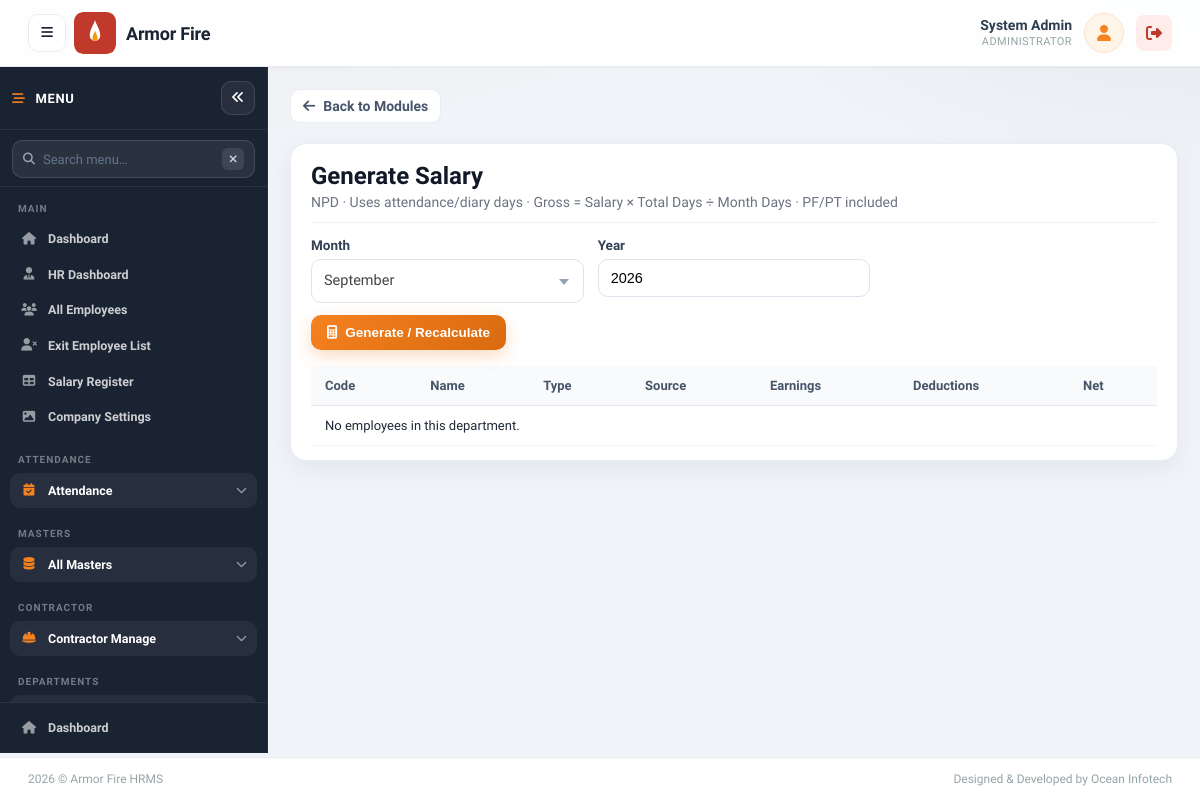
The app's page /payroll/generate.php?department_id=10 (signed in), older data.
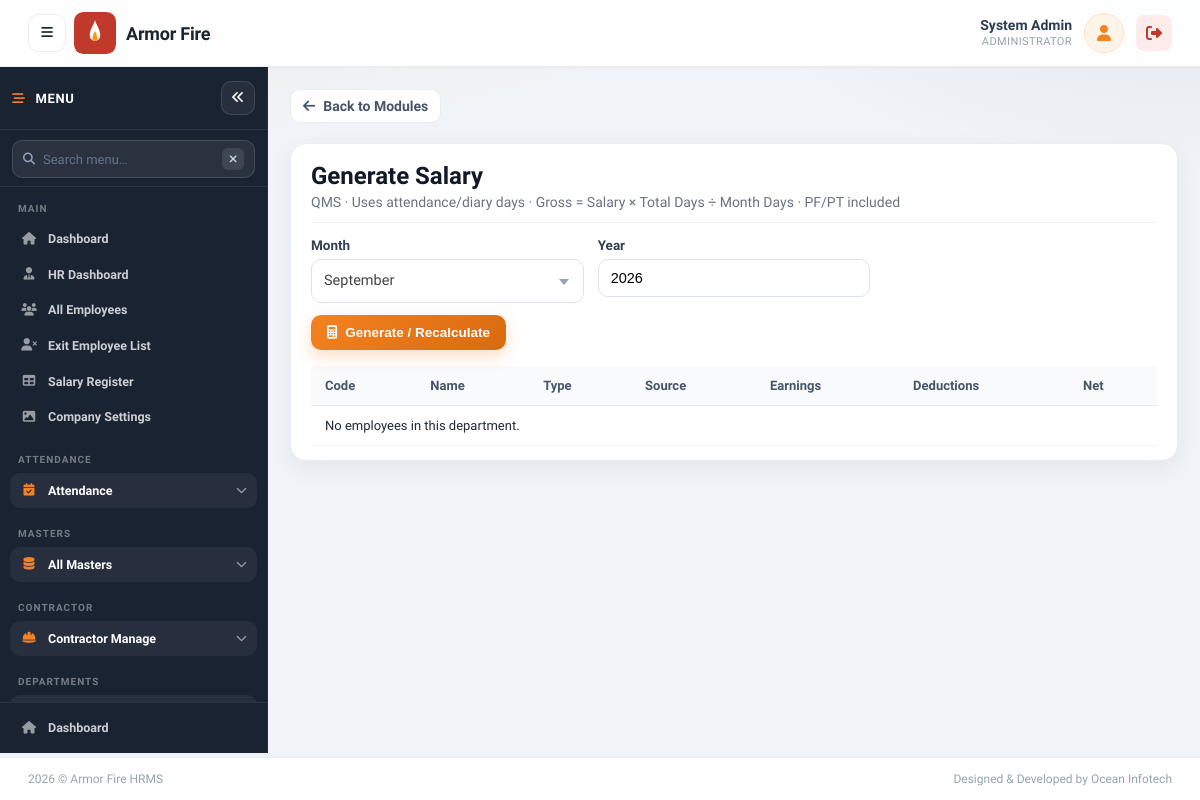
The same page, newer data.
### tables this page shows
CREATE TABLE IF NOT EXISTS departments (
    id INT AUTO_INCREMENT PRIMARY KEY,
    department_name VARCHAR(150) NOT NULL,
    icon_class VARCHAR(80) NOT NULL DEFAULT 'fa-building',
    icon_color VARCHAR(20) NOT NULL DEFAULT '#4A90E2',
    sort_order INT NOT NULL DEFAULT 0,
    status TINYINT(1) NOT NULL DEFAULT 1 COMMENT '1=Active, 0=Inactive',
    created_at TIMESTAMP DEFAULT CURRENT_TIMESTAMP
);

### includes/employee_helper.php (called while the page is built, shortened)
<?php
function getDepartmentById($departmentId)
{
    $conn = getDBConnection();
    $stmt = $conn->prepare(
        "SELECT id, department_name, icon_class, icon_color
         FROM departments
         WHERE id = ? AND status = 1
         LIMIT 1"
    );
    $stmt->bind_param('i', $departmentId);
    $stmt->execute();
    $row = $stmt->get_result()->fetch_assoc();
    return $row;
}

### payroll/generate.php (the view, shortened to what the rows shown need)
<?php
require_once __DIR__ . '/../includes/employee_helper.php';
$deptId = isset($_GET['department_id']) ? (int) $_GET['department_id'] : 0;
$department = $deptId > 0 ? getDepartmentById($deptId) : null;
require_once __DIR__ . '/../includes/header.php';
?>
<main class="dashboard-main">
    <div class="form-page-card">
        <div class="form-page-header">
            <div>
                <h1>Generate Salary</h1>
                <p><?php echo htmlspecialchars($department['department_name']); ?> · Uses attendance/diary days · Gross = Salary × Total Days ÷ Month Days · PF/PT included</p>
            </div>
        </div>
        <div class="table-wrap">
            <table class="data-table" style="width:100%">
                <thead>
                    <tr>
                        <th>Code</th>
                        <th>Name</th>
                        <th>Type</th>
                        <th>Source</th>
                        <th>Earnings</th>
                        <th>Deductions</th>
                        <th>Net</th>
                    </tr>
                </thead>
            </table>
        </div>
    </div>
</main>
<?php
require_once __DIR__ . '/../includes/footer.php';
?>

Row changes from the older to the newer data that the page shows:
changed departments: department_name "NPD" → "QMS"
